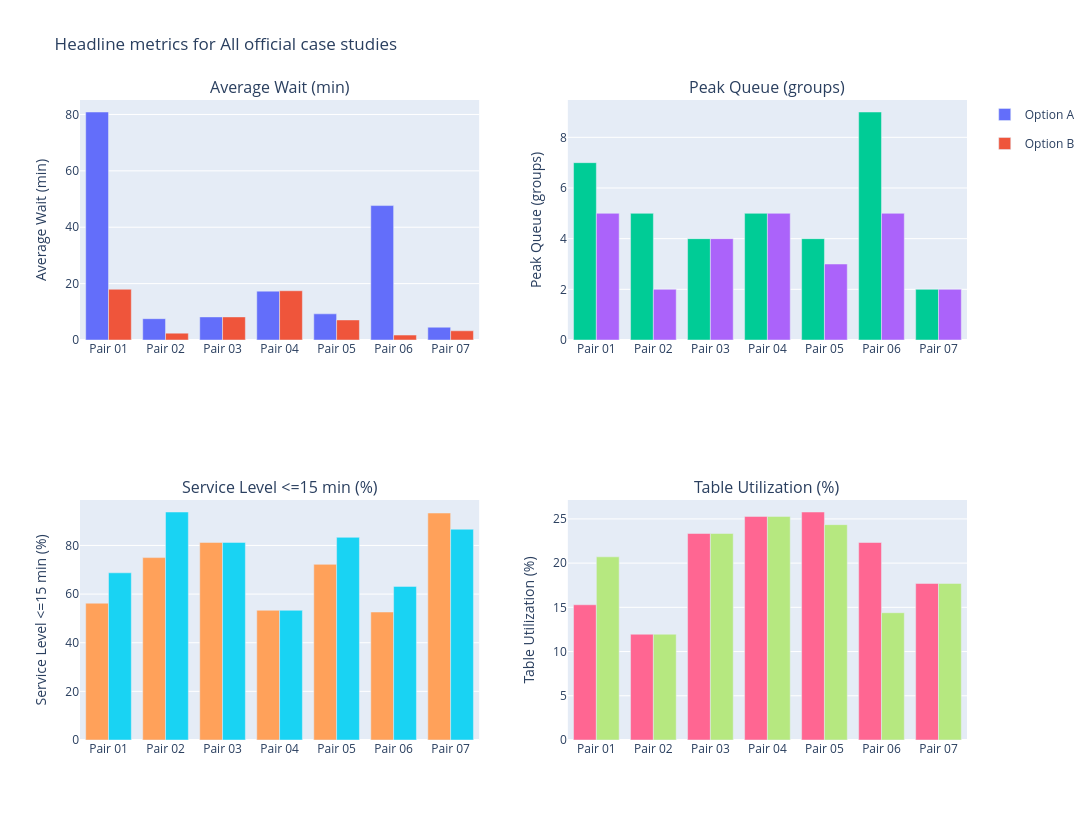

Notebook code for this chart:
### Markdown cell above
## Headline Metric Comparison

This section compares the most important service outcomes across the current selection. If Plotly is available, it also renders grouped charts; otherwise the summary table remains readable on its own.

### Code cell
summary_table_metrics = [
    "average_wait_time",
    "max_queue_length",
    "groups_served",
    "groups_abandoned",
    "service_level_within_15_min",
    "table_utilization_overall",
]
summary_chart_metrics = [
    "average_wait_time",
    "max_queue_length",
    "service_level_within_15_min",
    "table_utilization_overall",
]
summary_columns = ["pair", "scenario", "version", *[metric_label(metric) for metric in summary_table_metrics]]

summary_rows = [
    {
        "pair": short_case_label(case_lookup[row["case_study"]]),
        "scenario": row["title"],
        "version": row["version"],
        **{
            metric_label(metric): format_metric_value(metric, row[metric])
            for metric in summary_table_metrics
        },
    }
    for row in metrics_rows
]

display(render_table(summary_rows, summary_columns))

go, make_subplots, plotly_error = load_plotly()
if go is None:
    print(f"Plotly is not available in this kernel ({plotly_error}). The summary table above still contains the core comparison results.")
else:
    summary_chart = make_subplots(
        rows=2,
        cols=2,
        subplot_titles=tuple(metric_label(metric) for metric in summary_chart_metrics),
    )

    positions = [(1, 1), (1, 2), (2, 1), (2, 2)]
    case_labels = [short_case_label(case) for case in selected_cases]
    for metric, (row_idx, col_idx) in zip(summary_chart_metrics, positions):
        values_a = []
        values_b = []
        for case in selected_cases:
            option_a = next(
                row for row in metrics_rows if row["case_study"] == case.case_study and row["version"] == "A"
            )
            option_b = next(
                row for row in metrics_rows if row["case_study"] == case.case_study and row["version"] == "B"
            )
            values_a.append(scale_metric(metric, option_a[metric]))
            values_b.append(scale_metric(metric, option_b[metric]))
        summary_chart.add_trace(
            go.Bar(
                name="Option A",
                x=case_labels,
                y=values_a,
                legendgroup="A",
                showlegend=metric == summary_chart_metrics[0],
            ),
            row=row_idx,
            col=col_idx,
        )
        summary_chart.add_trace(
            go.Bar(
                name="Option B",
                x=case_labels,
                y=values_b,
                legendgroup="B",
                showlegend=metric == summary_chart_metrics[0],
            ),
            row=row_idx,
            col=col_idx,
        )
        summary_chart.update_yaxes(title_text=metric_label(metric), row=row_idx, col=col_idx)

    summary_chart.update_layout(
        height=820,
        width=1180,
        barmode="group",
        title=f"Headline metrics for {selected_case_label}",
    )
    summary_chart.show()

largest_wait_shift = max(delta_rows, key=lambda row: abs(row["average_wait_time"]))
wait_direction = "reduced" if largest_wait_shift["average_wait_time"] < 0 else "increased"
best_service_row = max(metrics_rows, key=lambda row: row["service_level_within_15_min"])
highest_util_row = max(metrics_rows, key=lambda row: row["table_utilization_overall"])

display(
    Markdown(
        "### Headline takeaways\n"
        f"- The largest wait-time shift appears in **{largest_wait_shift['title']}**, where Option B **{wait_direction}** average wait by **{format_delta_value('average_wait_time', largest_wait_shift['average_wait_time'])}** relative to Option A.\n"
        f"- The strongest 15-minute service level in the current selection is **{best_service_row['title']} ({best_service_row['version']})** at **{format_metric_value('service_level_within_15_min', best_service_row['service_level_within_15_min'])}**.\n"
        f"- The highest overall table utilization in the current selection is **{highest_util_row['title']} ({highest_util_row['version']})** at **{format_metric_value('table_utilization_overall', highest_util_row['table_utilization_overall'])}**."
    )
)

### Figure 1 — Plotly figure (JSON) as saved in the notebook; plotly's stock layout.template omitted (floating-point values rounded to 4 significant figures)
{"data": [{"legendgroup": "A", "name": "Option A", "showlegend": true, "type": "bar", "x": ["Pair 01", "Pair 02", "Pair 03", "Pair 04", "Pair 05", "Pair 06", "Pair 07"], "xaxis": "x", "y": [80.88, 7.562, 8.188, 17.33, 9.278, 47.68, 4.533], "yaxis": "y"}, {"legendgroup": "B", "name": "Option B", "showlegend": true, "type": "bar", "x": ["Pair 01", "Pair 02", "Pair 03", "Pair 04", "Pair 05", "Pair 06", "Pair 07"], "xaxis": "x", "y": [18.0, 2.438, 8.188, 17.47, 7.111, 1.75, 3.267], "yaxis": "y"}, {"legendgroup": "A", "name": "Option A", "showlegend": false, "type": "bar", "x": ["Pair 01", "Pair 02", "Pair 03", "Pair 04", "Pair 05", "Pair 06", "Pair 07"], "xaxis": "x2", "y": [7.0, 5.0, 4.0, 5.0, 4.0, 9.0, 2.0], "yaxis": "y2"}, {"legendgroup": "B", "name": "Option B", "showlegend": false, "type": "bar", "x": ["Pair 01", "Pair 02", "Pair 03", "Pair 04", "Pair 05", "Pair 06", "Pair 07"], "xaxis": "x2", "y": [5.0, 2.0, 4.0, 5.0, 3.0, 5.0, 2.0], "yaxis": "y2"}, {"legendgroup": "A", "name": "Option A", "showlegend": false, "type": "bar", "x": ["Pair 01", "Pair 02", "Pair 03", "Pair 04", "Pair 05", "Pair 06", "Pair 07"], "xaxis": "x3", "y": [56.25, 75.0, 81.25, 53.33, 72.22, 52.63, 93.33], "yaxis": "y3"}, {"legendgroup": "B", "name": "Option B", "showlegend": false, "type": "bar", "x": ["Pair 01", "Pair 02", "Pair 03", "Pair 04", "Pair 05", "Pair 06", "Pair 07"], "xaxis": "x3", "y": [68.75, 93.75, 81.25, 53.33, 83.33, 63.16, 86.67], "yaxis": "y3"}, {"legendgroup": "A", "name": "Option A", "showlegend": false, "type": "bar", "x": ["Pair 01", "Pair 02", "Pair 03", "Pair 04", "Pair 05", "Pair 06", "Pair 07"], "xaxis": "x4", "y": [15.29, 11.96, 23.35, 25.28, 25.78, 22.33, 17.7], "yaxis": "y4"}, {"legendgroup": "B", "name": "Option B", "showlegend": false, "type": "bar", "x": ["Pair 01", "Pair 02", "Pair 03", "Pair 04", "Pair 05", "Pair 06", "Pair 07"], "xaxis": "x4", "y": [20.71, 11.96, 23.35, 25.28, 24.35, 14.39, 17.7], "yaxis": "y4"}], "layout": {"annotations": [{"font": {"size": 16}, "showarrow": false, "text": "Average Wait (min)", "x": 0.225, "xanchor": "center", "xref": "paper", "y": 1.0, "yanchor": "bottom", "yref": "paper"}, {"font": {"size": 16}, "showarrow": false, "text": "Peak Queue (groups)", "x": 0.775, "xanchor": "center", "xref": "paper", "y": 1.0, "yanchor": "bottom", "yref": "paper"}, {"font": {"size": 16}, "showarrow": false, "text": "Service Level <=15 min (%)", "x": 0.225, "xanchor": "center", "xref": "paper", "y": 0.375, "yanchor": "bottom", "yref": "paper"}, {"font": {"size": 16}, "showarrow": false, "text": "Table Utilization (%)", "x": 0.775, "xanchor": "center", "xref": "paper", "y": 0.375, "yanchor": "bottom", "yref": "paper"}], "barmode": "group", "height": 820, "title": {"text": "Headline metrics for All official case studies"}, "width": 1180, "xaxis": {"anchor": "y", "domain": [0.0, 0.45]}, "xaxis2": {"anchor": "y2", "domain": [0.55, 1.0]}, "xaxis3": {"anchor": "y3", "domain": [0.0, 0.45]}, "xaxis4": {"anchor": "y4", "domain": [0.55, 1.0]}, "yaxis": {"anchor": "x", "domain": [0.625, 1.0], "title": {"text": "Average Wait (min)"}}, "yaxis2": {"anchor": "x2", "domain": [0.625, 1.0], "title": {"text": "Peak Queue (groups)"}}, "yaxis3": {"anchor": "x3", "domain": [0.0, 0.375], "title": {"text": "Service Level <=15 min (%)"}}, "yaxis4": {"anchor": "x4", "domain": [0.0, 0.375], "title": {"text": "Table Utilization (%)"}}}}
